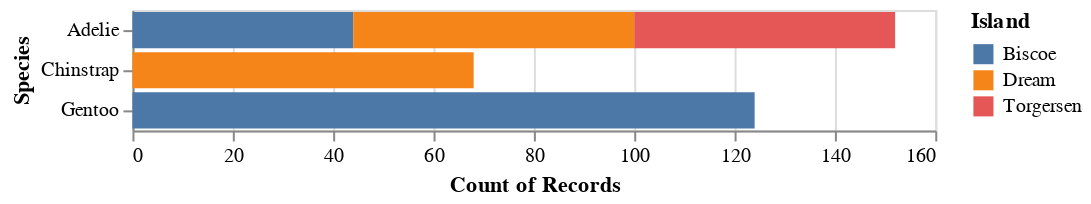

Here is the notebook cell this chart was saved with:
### Markdown cell above
##### Stacked bars

### Code cell
chart.encode(color='Island')

### Figure 1 — Vega-Lite specification as saved in the notebook (floating-point values rounded to 4 significant figures; data arrays with more than 128 entries replaced by an {"elided": "..."} marker saying what was removed)
{"config": {"view": {"continuousWidth": 400, "continuousHeight": 300}}, "data": {"name": "data-fe71607a42dbd7cdd20b91354e9016c1"}, "mark": "bar", "encoding": {"color": {"type": "nominal", "field": "Island"}, "x": {"type": "quantitative", "aggregate": "count"}, "y": {"type": "nominal", "field": "Species"}}, "$schema": "https://vega.github.io/schema/vega-lite/v4.8.1.json", "datasets": {"data-fe71607a42dbd7cdd20b91354e9016c1": {"elided": "344 records"}}}
